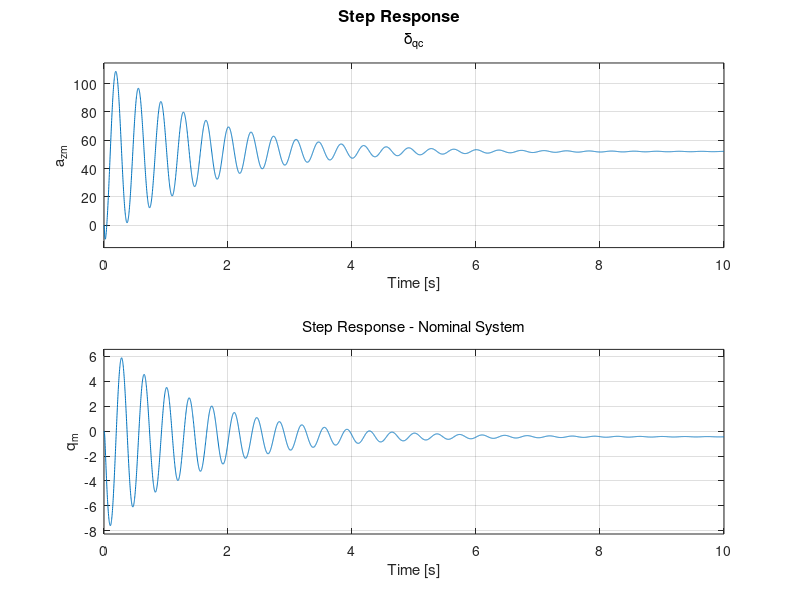
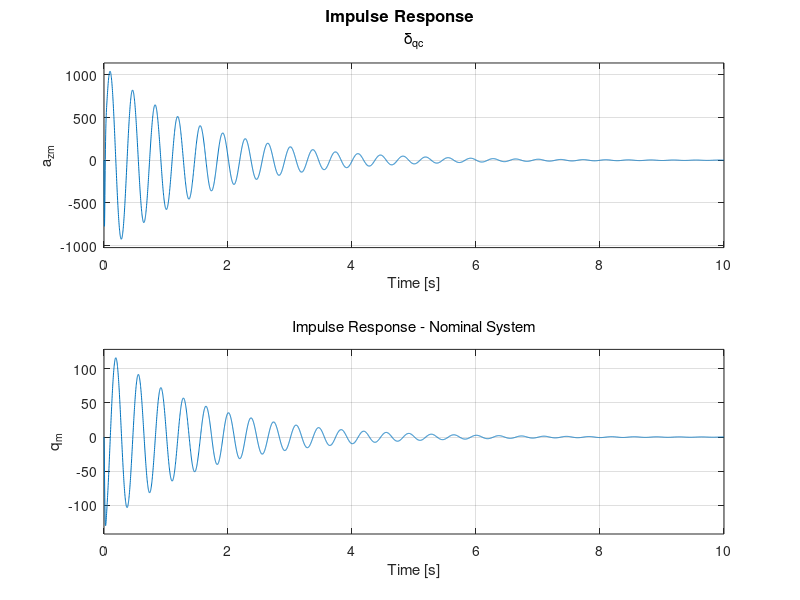

Reproduce these figures in MATLAB, in order. (Note: this script raises an error after producing the figures.)
%% ==================================================================================================
% %% Cell for Question 1.1 a): Creating the System Model for the nominal and  the uncertain System
%% ==================================================================================================

%%====== Nominal Model
%Defining Variables
Z_alpha=-1231.914;
M_q=0;
Z_delta=-107.676;
A_alpha=-1429.131;
A_delta=-114.59;
V=947.684;
g=9.81;
omega_a=150;
zeta_a=0.7;

%uncertain parameters
M_alpha=-299.26;
M_delta=-130.866;

%%Defining the Actuator System Matrices
A_ac_n= [ 0 1 ; (-omega_a^2) (-2*zeta_a*omega_a)];
B_ac_n= [ (0); (omega_a^2)];
C_ac_n= [ (1) 0];
D_ac_n= 0;

%Creating State Space System Model
Gss_ac_n = ss(A_ac_n,B_ac_n,C_ac_n,D_ac_n,'StateName',{'\delta_q','\delta_q_dot'},'InputName',{'\delta_q_c'},'OutputName',{'\delta_q'});


%% Defining the Airframe System Matrices
A_af_n= [ (Z_alpha/V) 1 ; (M_alpha) (M_q)];
B_af_n= [ (Z_delta/V); (M_delta)];
C_af_n= [ (A_alpha/g) 0 ;
        0 1 ]';
D_af_n= [A_delta/g 0]';

%Creating State Space System Model
Gss_af_n = ss(A_af_n,B_af_n,C_af_n,D_af_n,'StateName',{'alpha','q'},'InputName',{'\delta_q'},'OutputName',{'a_z','q'});


%% Defining the Sesnsor System Matrices
A_se_n= [0 0; 0 0];
B_se_n= [0  0; 0 0];
C_se_n= [0 0;0 0];
D_se_n= [1 0; 0 1];

Gss_se_n = ss(A_se_n,B_se_n,C_se_n,D_se_n,'StateName',{'alpha','q'},'InputName',{'a_z','q'},'OutputName',{'a_z_m','q_m'});

%%Combining the Models
T_n = connect(Gss_af_n,Gss_ac_n,Gss_se_n,'\delta_q_c',{'a_z_m','q_m'});

%computing poles
p_n= pole(T_n)

%computing zeros
z_n = zero(T_n)

%computing daming of nominal model
eig(T_n);
damp(T_n);

%% Creating and Saving Plots
% saving directory
mkdir('./img/Cell_1_1_A');

%step response of nominal system
figure
step(T_n)
title("Step Response - Nominal System");
print('./img/Cell_1_1_A/Step_Nom','-dsvg');

%impulse response of nominal system
figure
impulse(T_n)
title("Impulse Response - Nominal System");
print('./img/Cell_1_1_A/Impulse_Nom','-dsvg');

% Bode plot of nominal system
figure
bode(T_n)
title("Bode Diagram - Uncertain System");
print('./img/Cell_1_1_A/Bode_Un','-dsvg');

%impulse response of uncertain system
figure
nyquist(T_n)
title("Nyquist Diagram - Nominal System");
print('./img/Cell_1_1_A/Nyquist_Nom','-dsvg');


%ploting the poles and zeros
figure
iopzplot(T_n(1));
title("Z-Plane Diagram - Nominal System a_z");
print('./img/Cell_1_1_A/ZPlane_a_z_Nom','-dsvg');

%ploting the poles and zeros
figure
iopzplot(T_n(2));
title("Z-Plane Diagram - Nominal System q");
print('./img/Cell_1_1_A/ZPlane_q_Nom','-dsvg');



%%%========================================================================
%%%========================================================================

%====== Uncertain Model

% Defining Variables
Z_alpha=-1231.914;
M_q=0;
Z_delta=-107.676;
A_alpha=-1429.131;
A_delta=-114.59;
V=947.684;
g=9.81;
omega_a=150;
zeta_a=0.7;
r_M_alpha=57.813;
r_M_delta=32.716;

% Uncertain parameters
M_alpha=ureal('M_alpha',-299.26,'Percentage',[-r_M_alpha, +r_M_alpha]);
M_delta=ureal('M_delta',-130.866,'Percentage',[-r_M_delta, +r_M_delta]);

%Defining the Actuator System Matrices of Actuators
A_ac= [ 0 1 ; (-omega_a^2) (-2*zeta_a*omega_a)];
B_ac= [ (0); (omega_a^2)];
C_ac= [ (1); 0]';
D_ac= 0;

% Creating State Space System Model
Gss_ac = ss(A_ac,B_ac,C_ac,D_ac,'StateName',{'\delta_q','\delta_q_dot'},'InputName',{'\delta_q_c'},'OutputName',{'\delta_q'});

% Defining the Airframe System Matrices
A_af= [ (Z_alpha/V) 1 ; (M_alpha) (M_q)];
B_af= [ (Z_delta/V); (M_delta)];
C_af= [ (A_alpha/g) 0 ;
        0 1 ]';
D_af= [A_delta/g 0]';

% Creating State Space System Model of Airframe
Gss_af = ss(A_af,B_af,C_af,D_af,'StateName',{'alpha','q'},'InputName',{'\delta_q'},'OutputName',{'a_z','q'});


%% Defining the Sesnsor System Matrices
A_se= [0 0; 0 0];
B_se= [0  0; 0 0];
C_se= [0 0;0 0];
D_se= [1 0; 0 1];

Gss_se = ss(A_se,B_se,C_se,D_se,'StateName',{'alpha','q'},'InputName',{'a_z','q'},'OutputName',{'a_z_m','q_m'});


%Combining the Models
T1 = connect(Gss_af,Gss_ac,Gss_se,'\delta_q_c',{'a_z_m','q_m'});

% computing daming of unvertain model
eig(T1);
damp(T1);


%% Creating and Saving Plots

% step response of uncertain system
figure
step(T1)
title("Step Response - Uncertain System");
print('./img/Cell_1_1_A/Step_Un','-dsvg');

% impulse response of unvertain system
figure
impulse(T1)
title("Impulse Response - Uncertain System");
print('./img/Cell_1_1_A/Impulse_Un','-dsvg');

% Bode plot
figure
bode(T1)
title("Bode Diagram - Uncertain System");
print('./img/Cell_1_1_A/Bode_Un','-dsvg');

% nyquist plot
figure
nyquist(T1)
title("Nyquist Diagram - Uncertain System");
print('./img/Cell_1_1_A/Nyquist_Un','-dsvg');


% ploting the poles and zeros
%for output az
figure
iopzplot(T1(1));
title("Z-Plane Diagram - Uncertain System a_z");
print('./img/Cell_1_1_A/ZPlane_az_Un','-dsvg');

%for output q
figure
iopzplot(T1(2));
title("Z-Plane Diagram - Uncertain System q");
print('./img/Cell_1_1_A/ZPlane_q_Un','-dsvg');

% legend('RMSE', 'CRLB')
% title('EKF RMSE (m)')
% xlabel('Time step')
% ylabel('RMSE (m)')
% print('./Graphs/EKF','-dsvg')




